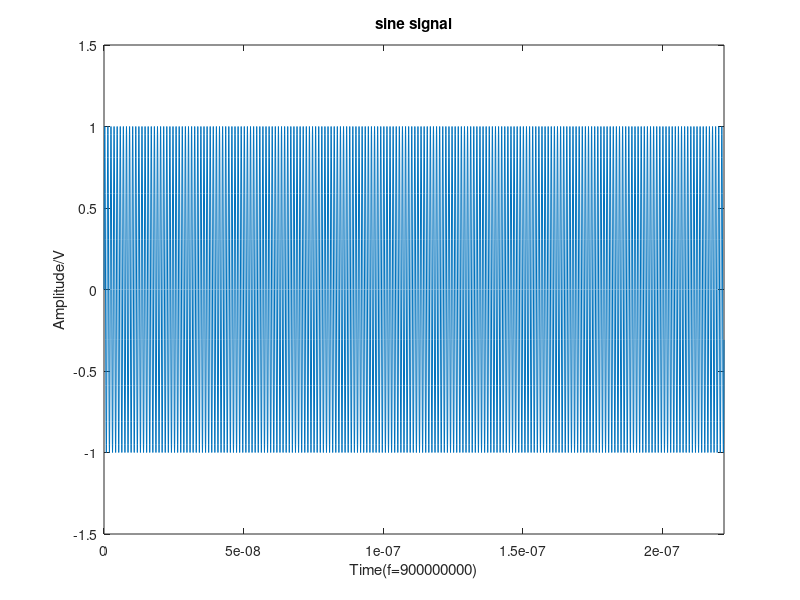
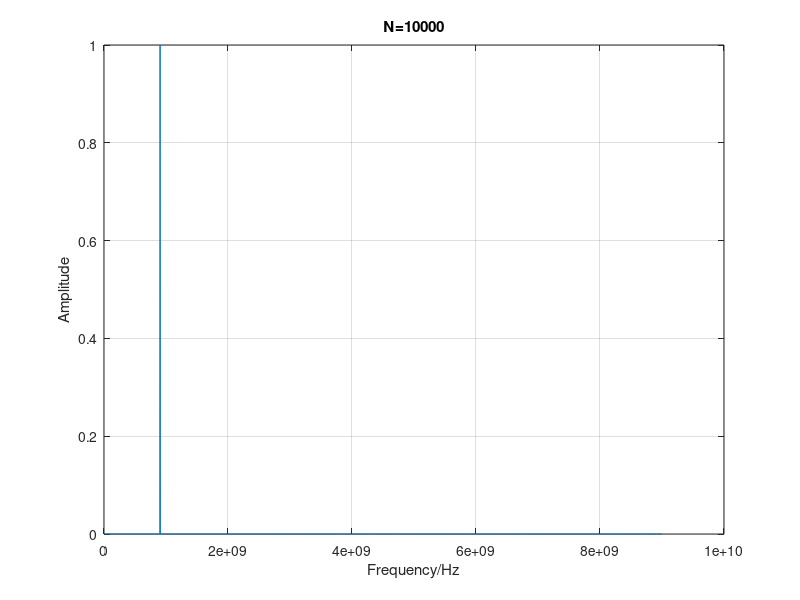

Here is the MATLAB script that generated these plots, in order: (Note: this script raises an error after producing the figures.)
% backscattering simulation
% Table B.2.1-2 Extended Pedestrian A model (EPA) rayleigh fading channel model
% Excess tap delay[ns/10]    	Relative power[dB]
% 0  						0.0
% 30  						-1.0
% 70						-2.0
% 90						-3.0 
% 110						-8.0
% 190						-17.2
% 410						-20.8


%% 该部分测试正弦信号经过rayleigh衰减信道，和经过rayleigh衰减信道后并添加部分噪声后的  信号功率的比较

clc;
clear;
close all;

f1=900e6;			% 信号频率900MHz
N=20;				% 信号周期内的采样点数
Fs=N*f1;				% sampling frequency, 采样频率
T = 1/Fs;  			% sampling period, 采样周期
L = 200*N; 			% length of signal

t=(0:L-1)*T;		% 采样时间s，fs的值越大，出来的波形失真越小
A = 1;				% 信号幅值

%% 构造信号
source = A*sin(2*pi*f1*t);

figure(1);
%% display the signal
plot(t,source);
axis([0 inf -1.5 1.5]);
title('sine signal');
xlabel(['Time(f=',num2str(f1),')'])
ylabel('Amplitude/V');


data_after_fft = fft(source,L);		%对信号进行快速fourier变换
mag_fft = abs(data_after_fft);					%求得Fourier变换后的幅值

f = (1:L/2)*Fs/L;				%频率序列
%% 绘出随频率变化的振幅
figure;					
plot(f,mag_fft(1:L/2)*2/L);
xlabel('Frequency/Hz');
ylabel('Amplitude');title('N=10000');grid on;

% %% 通过三种不同方式计算信号功率
% power_theoretical = (A^2/4)*2; 	% 理论平均功率
% power_theoretical_db = 10*log10(power_theoretical/2)

power_timedomain = sum(abs(source).^2)/length(source);
power_timedomain_db = 10*log10(power_timedomain/2)

% 计算该信号的功率谱
figure;
periodogram(source, hamming(length(source)),[],Fs,'centered', 'psd');
[Pxx_hamming, F]= periodogram(source, hamming(length(source)),[],Fs,'centered', 'psd');
power_freqdomain = bandpower(Pxx_hamming, F, 'psd');
power_freqdomain_db = 10*log10(power_freqdomain/2)


%构造rayleigh信道
delay_vector = [0, 30, 70, 90, 110, 190, 410]*1e-10; 			% Discrete delays of four-path channel (s)
gain_vector  = [0 -1.0 -2.0 -3.0 -8.0 -17.2 -20.8];  			% Average path gains (dB)
max_Doppler_shift  = 160;      									% Maximum Doppler shift of diffuse components (Hz)
rayleigh_chan = rayleighchan(T,max_Doppler_shift,delay_vector,gain_vector);

%% 经过rayleigh信道，且将保持该信道
rayleigh_chan.ResetBeforeFiltering = 0;
data_after_rayleigh = filter(rayleigh_chan,source); 

% 功率谱，并计算整个信号的功率
[Pxx_hamming_after_rayleigh, F_after_rayleigh]= periodogram(data_after_rayleigh, hamming(length(data_after_rayleigh)),[],Fs,'centered', 'psd');
power_freqdomain_after_rayleigh = bandpower(Pxx_hamming_after_rayleigh, F_after_rayleigh, 'psd');
power_freqdomain_after_rayleigh_db = 10*log10(power_freqdomain_after_rayleigh/2)


%%==========================================================
rayleigh_chan.ResetBeforeFiltering = 0;
data_after_rayleigh2 = filter(rayleigh_chan,source); 

SNR=10*log10(10); 
data_after_awgn=awgn(data_after_rayleigh2,SNR,'measured');  

% 功率谱，并计算整个信号的功率
[Pxx_hamming_after_rayleigh2, F_after_rayleigh2]= periodogram(data_after_awgn, hamming(length(data_after_awgn)),[],Fs,'centered', 'psd');
power_freqdomain_after_rayleigh2 = bandpower(Pxx_hamming_after_rayleigh2, F_after_rayleigh2, 'psd');
power_freqdomain_after_rayleigh_db2 = 10*log10(power_freqdomain_after_rayleigh2/2)

figure;
plot(t,real(data_after_rayleigh));
%axis([0 inf -1.5 1.5]);
title('sine signal after channel');
xlabel(['Time(f=',num2str(f1),')'])
ylabel('Amplitude/V');